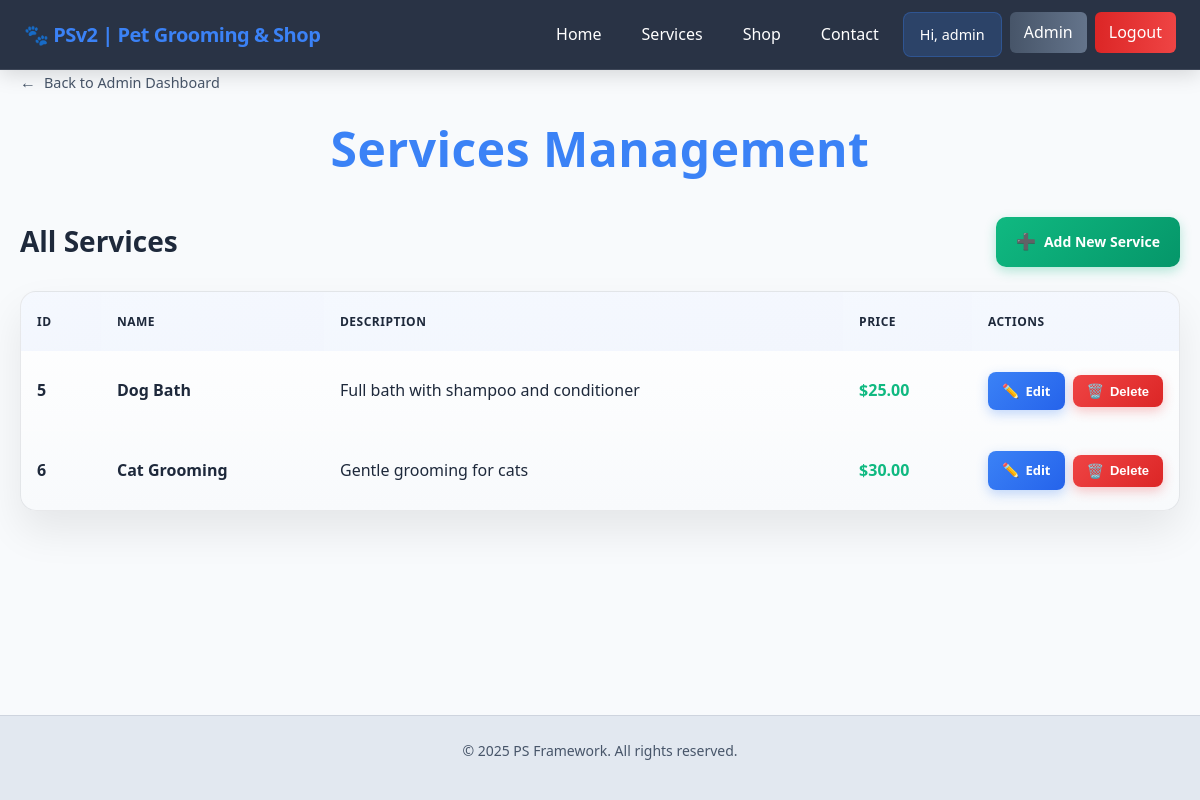
The app's page /admin/services/ (signed in) with its own data.
### app/models.py (models this page shows, shortened)
class User(UserMixin, db.Model):
    id = db.Column(db.Integer, primary_key=True)
    username = db.Column(db.String(80), unique=True, nullable=False)
    password = db.Column(db.String(200), nullable=False)
    role = db.Column(db.String(20), default='customer')
    created_at = db.Column(db.DateTime, default=datetime.utcnow)

class Service(db.Model):
    id = db.Column(db.Integer, primary_key=True)
    name = db.Column(db.String(100), nullable=False)
    description = db.Column(db.Text)
    price = db.Column(db.Float)

### app/routes/admin/services.py (the view)
@admin_services_bp.route('/')
@admin_required
def services_management():
    services = Service.query.all()
    return render_template('admin/services_management.html', services=services)

### app/templates/admin/services_management.html (shortened to what this page needs)
{% extends "base.html" %}
{% block extra_css %}
<link rel="stylesheet" href="{{ url_for('static', filename='css/admin.css') }}">
{% endblock %}
{% block content %}
<a href="/admin" class="back-link">Back to Admin Dashboard</a>
<div class="page-header">
    <h1 class="page-title">Services Management</h1>
</div>
<section class="services-section">
    <div class="section-header">
        <h2 class="section-title">All Services</h2>
        <a href="/admin/services/new" class="btn-add-new">Add New Service</a>
    </div>
    {% if services %}
        <div class="services-table">
            <table>
                <thead>
                    <tr>
                        <th class="id-col">ID</th>
                        <th>Name</th>
                        <th>Description</th>
                        <th>Price</th>
                        <th class="actions-col">Actions</th>
                    </tr>
                </thead>
                <tbody>
                    {% for service in services %}
                    <tr>
                        <td class="id-col">{{ service.id }}</td>
                        <td class="name-col">{{ service.name }}</td>
                        <td>
                            {% if service.description %}
                                {{ service.description }}
                            {% else %}
                                <em class="text-muted">No description</em>
                            {% endif %}
                        </td>
                        <td class="price">
                            {% if service.price %}
                                ${{ "%.2f"|format(service.price) }}
                            {% else %}
                                <em class="text-muted">Contact for pricing</em>
                            {% endif %}
                        </td>
                        <td class="actions-col">
                            <div class="actions-container">
                                <a href="/admin/services/edit/{{ service.id }}" class="action-btn edit">Edit</a>
                                <form class="actions-form" method="POST" action="/admin/services/delete/{{ service.id }}">
                                    <button type="submit" class="action-btn delete" onclick="return confirm('Are you sure you want to delete this service? This action cannot be undone.');">Delete</button>
                                </form>
                            </div>
                        </td>
                    </tr>
                    {% endfor %}
                </tbody>
            </table>
        </div>
    {% endif %}
</section>
{% endblock %}

### app/templates/base.html (shortened to what this page needs)
<!DOCTYPE html>
<html lang="en">
<head>
    <link rel="stylesheet" href="{{ url_for('static', filename='css/base.css') }}">
    <link rel="stylesheet" href="{{ url_for('static', filename='css/navbar.css') }}">
    <link rel="stylesheet" href="{{ url_for('static', filename='css/theme.css') }}">
    {% block extra_css %}{% endblock %}
</head>
<body>
    <nav class="navbar">
        <div class="nav-brand">
            <a href="/">🐾 PSv2 | Pet Grooming & Shop</a>
        </div>
        <ul class="nav-links" id="navLinks">
            <li><a href="/" class="{% if request.path == '/' %}active{% endif %}">Home</a></li>
            <li><a href="/services" class="{% if request.path == '/services' %}active{% endif %}">Services</a></li>
            <li><a href="{{ url_for('shop_bp.shop') }}" class="{% if request.path == url_for('shop_bp.shop') %}active{% endif %}">Shop</a></li>
            <li><a href="{{ url_for('contact_bp.contact') }}" class="{% if request.path == url_for('contact_bp.contact') %}active{% endif %}">Contact</a></li>
            {% if current_user.is_authenticated %}
                <li><span class="nav-greeting">Hi, {{ current_user.username }}</span></li>
                {% if current_user.role == 'admin' %}
                    <li><a href="{{ url_for('admin.dashboard') }}" class="admin-link">Admin</a></li>
                {% endif %}
                <li><a href="{{ url_for('auth_bp.logout') }}" class="logout-link">Logout</a></li>
            {% else %}
                <li><a href="{{ url_for('auth_bp.login') }}" class="{% if request.path == url_for('auth_bp.login') %}active{% endif %}">Login</a></li>
                <li><a href="{{ url_for('auth_bp.register') }}" class="{% if request.path == url_for('auth_bp.register') %}active{% endif %}">Register</a></li>
            {% endif %}
        </ul>
    </nav>
    <main class="main">
        <div class="container">
            <div class="page-content">
                {% block content %}{% endblock %}
            </div>
        </div>
    </main>
    <footer class="footer">
        <div class="footer-content">
            <p>&copy; 2025 PS Framework. All rights reserved.</p>
        </div>
    </footer>
</body>
</html>

### app/static/css/base.css (style rules this page uses)
* { margin: 0; padding: 0; box-sizing: border-box; }
:root { --bg-primary: #0f172a; --bg-secondary: #1e293b; --text-primary: #f1f5f9; --text-secondary: #cbd5e1; --text-muted: #9ca3af; --accent: #93c5fd; --accent-hover: #60a5fa; --border: rgba(241, 245, 249, 0.1); --shadow: rgba(0, 0, 0, 0.25); --blur-bg: rgba(30, 41, 59, 0.9); --navbar-bg: rgba(30, 41, 59, 0.95); --brand-primary: #3b82f6; --brand-secondary: #1e40af; --brand-accent: #60a5fa; }
html { scroll-behavior: smooth; }
body { font-family: 'Segoe UI', Tahoma, Geneva, Verdana, sans-serif; background: var(--bg-primary); color: var(--text-primary); line-height: 1.6; min-height: 100vh; display: flex; flex-direction: column; }
h1, h2, h3, h4, h5, h6 { font-weight: 600; line-height: 1.2; margin-bottom: 0.5em; }
p { margin-bottom: 1em; }
a { color: var(--accent); text-decoration: none; transition: color 0.3s ease; }
.container { max-width: 1200px; margin: 0 auto; padding: 0 20px; }
.page-content { animation: fadeIn 0.6s ease-out; }
.footer { background: var(--bg-secondary); border-top: 1px solid var(--border); padding: 24px; text-align: center; margin-top: auto; }
.footer-content { max-width: 1200px; margin: 0 auto; color: var(--text-secondary); font-size: 14px; }
@media (prefers-color-scheme: light) { :root { --bg-primary: #f8fafc; --bg-secondary: #e2e8f0; --text-primary: #1e293b; --text-secondary: #475569; --accent: #3b82f6; --accent-hover: #2563eb; --border: rgba(30, 41, 59, 0.1); --shadow: rgba(0, 0, 0, 0.1); --blur-bg: rgba(248, 250, 252, 0.8); } }

### app/static/css/navbar.css (style rules this page uses)
.navbar { position: fixed; top: 0; left: 0; right: 0; z-index: 1000; background: rgba(30, 41, 59, 0.95); backdrop-filter: blur(12px); border-bottom: 1px solid rgba(241, 245, 249, 0.1); box-shadow: 0 4px 20px rgba(0, 0, 0, 0.15); padding: 0 24px; height: 70px; display: flex; align-items: center; justify-content: space-between; transition: all 0.3s ease-in-out; }
.nav-brand { font-size: 20px; font-weight: 700; color: #ffffff; text-decoration: none; letter-spacing: -0.025em; transition: color 0.3s ease; display: flex; align-items: center; gap: 8px; }
.nav-links { display: flex; list-style: none; gap: 8px; margin: 0; padding: 0; }
.nav-links li { position: relative; }
.nav-links a { display: block; padding: 10px 16px; text-decoration: none; color: #ffffff; font-weight: 500; border-radius: 8px; transition: all 0.25s ease; position: relative; overflow: hidden; }
.admin-link { background: linear-gradient(90deg, #475569, #64748b) !important; color: #ffffff !important; padding: 8px 14px !important; border-radius: 6px !important; font-weight: 500 !important; transition: all 0.3s ease !important; }
.logout-link { background: linear-gradient(90deg, #dc2626, #ef4444) !important; color: #ffffff !important; padding: 8px 14px !important; border-radius: 6px !important; font-weight: 500 !important; transition: all 0.3s ease !important; }
.nav-greeting { display: block; padding: 10px 16px; color: #ffffff; font-weight: 500; font-size: 0.9rem; background: rgba(59, 130, 246, 0.2); border-radius: 8px; border: 1px solid rgba(59, 130, 246, 0.3); white-space: nowrap; }
.main { padding-top: 70px; transition: padding-top 0.3s ease-in-out; }

### app/static/css/theme.css (style rules this page uses)
:root { --color-primary: #3b82f6; --color-primary-hover: #2563eb; --color-primary-light: rgba(59, 130, 246, 0.1); --color-secondary: #64748b; --color-secondary-hover: #475569; --color-secondary-light: rgba(100, 116, 139, 0.1); --color-accent: #60a5fa; --color-accent-hover: #3b82f6; --color-accent-light: rgba(96, 165, 250, 0.1); --color-success: #10b981; --color-success-hover: #059669; --color-success-light: rgba(16, 185, 129, 0.1); --color-danger: #ef4444; --color-danger-hover: #dc2626; --color-danger-light: rgba(239, 68, 68, 0.1); --color-muted: #6b7280; --color-muted-light: #9ca3af; --color-muted-dark: #4b5563; --shadow-sm: 0 1px 2px 0 rgba(0, 0, 0, 0.05); --shadow-md: 0 4px 6px -1px rgba(0, 0, 0, 0.1); --shadow-lg: 0 10px 15px -3px rgba(0, 0, 0, 0.1); --shadow-xl: 0 20px 25px -5px rgba(0, 0, 0, 0.1); --radius-sm: 4px; --radius-md: 8px; --radius-lg: 12px; --radius-xl: 16px; --transition-fast: 0.15s ease; --transition-normal: 0.3s ease; --transition-slow: 0.5s ease; }

### app/static/css/admin.css (style rules this page uses)
.back-link { display: inline-flex; align-items: center; text-decoration: none; color: var(--text-secondary); margin-bottom: 1.5rem; transition: all 0.3s ease; font-weight: 500; font-size: 0.9rem; }
.back-link::before { content: "← "; margin-right: 8px; font-size: 16px; }

### records on screen
User: username "admin"
Service: id "5", name "Dog Bath", description "Full bath with shampoo and conditioner", price "25.00"
Service: id "6", name "Cat Grooming", description "Gentle grooming for cats", price "30.00"
